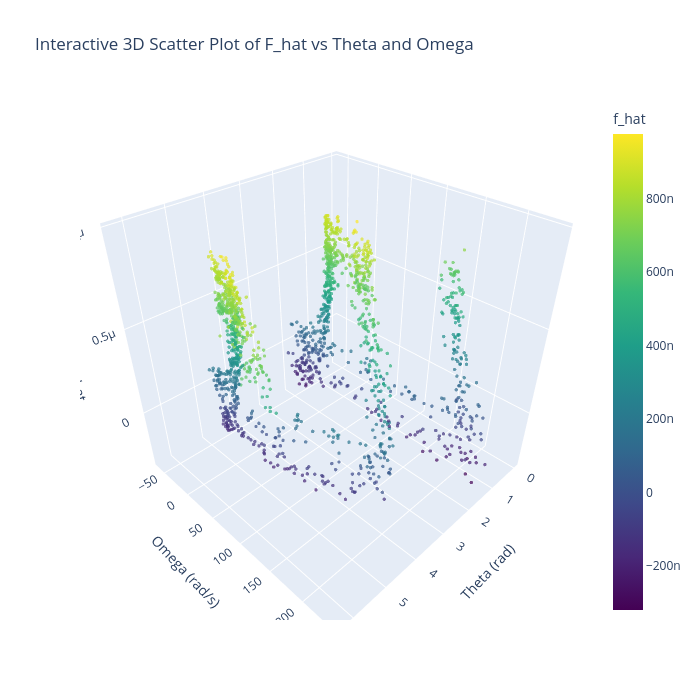

This figure's notebook cell:
### Code cell
# Interactive 3D scatter plot
%pip install plotly -q
import plotly.express as px
import pandas as pd

# F_hat = f_hat

# Create a DataFrame for Plotly
df_plot = pd.DataFrame({
    'theta': theta,
    'omega': omega,
    'f_hat': F_hat
})

# Clean NaNs for plotting, just in case
df_plot_clean = df_plot.dropna()

fig = px.scatter_3d(
    df_plot_clean,
    x='theta',
    y='omega',
    z='f_hat',
    color='f_hat',
    color_continuous_scale='Viridis',
    opacity=0.7,
    title='Interactive 3D Scatter Plot of F_hat vs Theta and Omega',
)
fig.update_layout(scene=dict(
    xaxis_title='Theta (rad)',
    yaxis_title='Omega (rad/s)',
    zaxis_title='F_hat'
))


# Set the size to be a 700x700 square
fig.update_layout(
    width=700,
    height=700,
    scene=dict(
        xaxis_title='Theta (rad)',
        yaxis_title='Omega (rad/s)',
        zaxis_title='F_hat'
    )
)
# Set the marker size here (e.g., 2). You can change this value.
fig.update_traces(marker_size=2)

fig.show()

### Figure 1 — Plotly figure (JSON) as saved in the notebook; plotly's stock layout.template omitted (floating-point values rounded to 4 significant figures; data arrays with more than 128 entries replaced by an {"elided": "..."} marker saying what was removed)
{"data": [{"hovertemplate": "theta=%{x}<br>omega=%{y}<br>f_hat=%{marker.color}<extra></extra>", "legendgroup": "", "marker": {"color": {"elided": "1670 float values"}, "coloraxis": "coloraxis", "opacity": 0.7, "size": 2, "symbol": "circle"}, "mode": "markers", "name": "", "scene": "scene", "showlegend": false, "type": "scatter3d", "x": {"elided": "1670 float values"}, "y": {"elided": "1670 float values"}, "z": {"elided": "1670 float values"}}], "layout": {"coloraxis": {"colorbar": {"title": {"text": "f_hat"}}, "colorscale": [[0, "#440154"], [0.1111, "#482878"], [0.2222, "#3e4989"], [0.3333, "#31688e"], [0.4444, "#26828e"], [0.5556, "#1f9e89"], [0.6667, "#35b779"], [0.7778, "#6ece58"], [0.8889, "#b5de2b"], [1, "#fde725"]]}, "height": 700, "legend": {"tracegroupgap": 0}, "scene": {"domain": {"x": [0, 1], "y": [0, 1]}, "xaxis": {"title": {"text": "Theta (rad)"}}, "yaxis": {"title": {"text": "Omega (rad/s)"}}, "zaxis": {"title": {"text": "F_hat"}}}, "title": {"text": "Interactive 3D Scatter Plot of F_hat vs Theta and Omega"}, "width": 700}}
